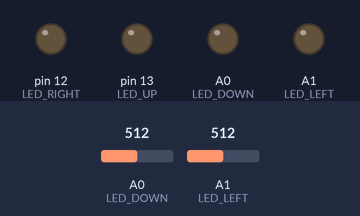
Bench run of a sketch on a simulated Arduino Uno, built with avr-gcc and run on an emulated ATmega328P. On the bench: output pins drawn as LEDs (lit = HIGH). Inputs (shaded band) come from the test bench; at power-on: A0 (LED_DOWN) = 512, A1 (LED_LEFT) = 512.

Above: at 1.2 s.
1.3 s: A0 (LED_DOWN) set to 754
2.8 s: A0 (LED_DOWN) set to 777
At 3.4 s:
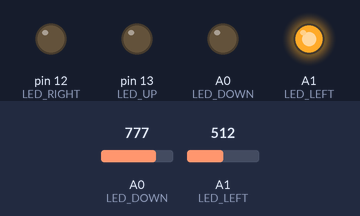
4.3 s: A1 (LED_LEFT) set to 752
5.8 s: A1 (LED_LEFT) set to 779
At 6.9 s:
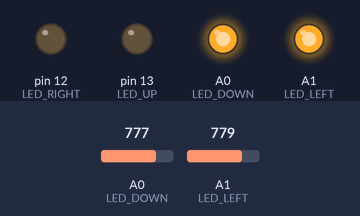
7.3 s: A0 (LED_DOWN) set to 716
At 8.0 s:
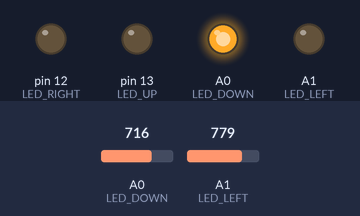
8.8 s: A1 (LED_LEFT) set to 122
At 9.2 s:
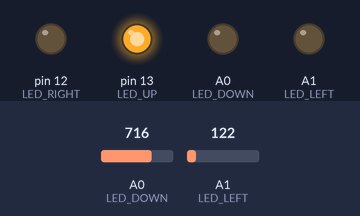
Timing chart, 0 to 11.3 s (numbered marks = the images above; inputs shaded):
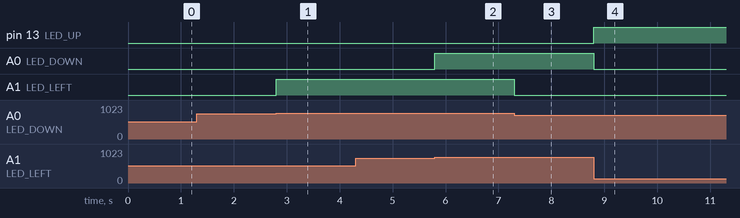

The sketch:

joy_arduino.ino
```cpp
// Analog Joystick Example

// LED connections
#define LED_RIGHT 12
#define LED_UP    13
#define LED_DOWN  14
#define LED_LEFT  15

// Joystick Connections
#define PIN_HORIZ   A0
#define PIN_VERTIC  A1

// Ignore small variations around the center
#define DEAD_ZONE 30

// Initialization
void setup() {
}

// Main loop
void loop() {
  // Read the joystick position
  int horiz = analogRead (PIN_HORIZ);
  int vertic = analogRead (PIN_VERTIC);

// Light the LEDs according to the position
  if (horiz > (511 + DEAD_ZONE)) {
    analogWrite(LED_RIGHT, 0);
    analogWrite(LED_LEFT, (horiz-512) >> 1);
  } else if (horiz <= (511 - DEAD_ZONE)){
    analogWrite(LED_RIGHT, (511-horiz) >> 1);
    analogWrite(LED_LEFT, 0);
  } else {
    analogWrite(LED_RIGHT, 0);
    analogWrite(LED_LEFT, 0);
  }

  if (vertic > (511 + DEAD_ZONE)) {
    analogWrite(LED_DOWN, (vertic-512) >> 1);
    analogWrite(LED_UP, 0);
  } else if (vertic <= (511 - DEAD_ZONE)){
    analogWrite(LED_DOWN, 0);
    analogWrite(LED_UP, (511-vertic) >> 1);
  } else {
    analogWrite(LED_UP, 0);
    analogWrite(LED_DOWN, 0);
  }
}
```

Measured:
- the behaviour switches between 767 and 768 on A0 (LED_DOWN) (found by bisection; images 0 and 1)
- the behaviour switches between 767 and 768 on A1 (LED_LEFT) (found by bisection; images 1 and 2)
- after the input at 1.3 s, every drawn part: stays the same
- after the input at 2.8 s, A1 (LED_LEFT): LOW → HIGH at once
- after the input at 4.3 s, every drawn part: stays the same
- after the input at 5.8 s, A0 (LED_DOWN): LOW → HIGH at once
- after the input at 7.3 s, A1 (LED_LEFT): HIGH → LOW at once
- after the input at 8.8 s, pin 13 (LED_UP): LOW → HIGH at once; A0 (LED_DOWN): HIGH → LOW at once
